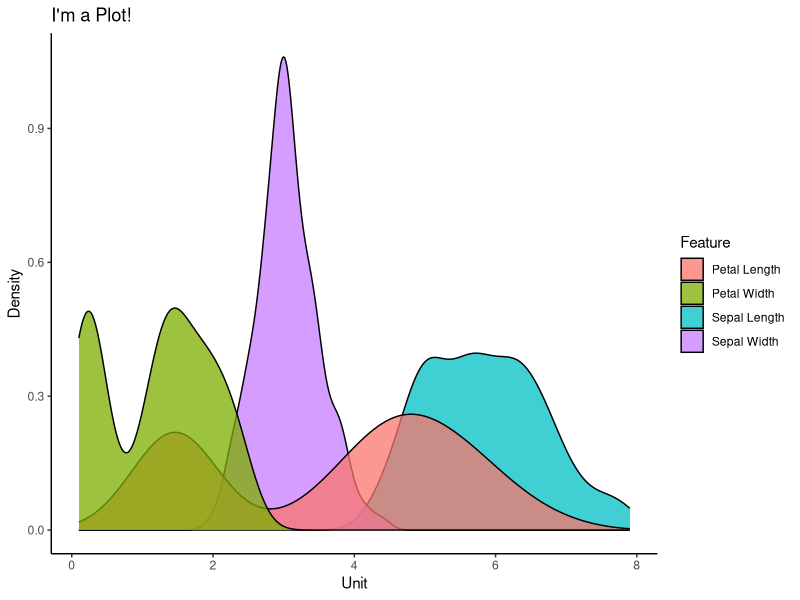

Recreate this plot in R.
## ---- chunk 1
knitr::opts_chunk$set(echo = TRUE)
## ---- chunk 2
library(ggplot2)

ggplot(iris) +
  geom_density(aes(x = Sepal.Length, fill = "Sepal Length"), alpha = .75) +
  geom_density(aes(x = Sepal.Width, fill = "Sepal Width"), alpha = .75) +
  geom_density(aes(x = Petal.Length, fill = "Petal Length"), alpha = .75) +
  geom_density(aes(x = Petal.Width, fill = "Petal Width"), alpha = .75) +
  labs(y = "Density", x = "Unit", fill = "Feature", title = "I'm a Plot!") +
  theme_classic()
